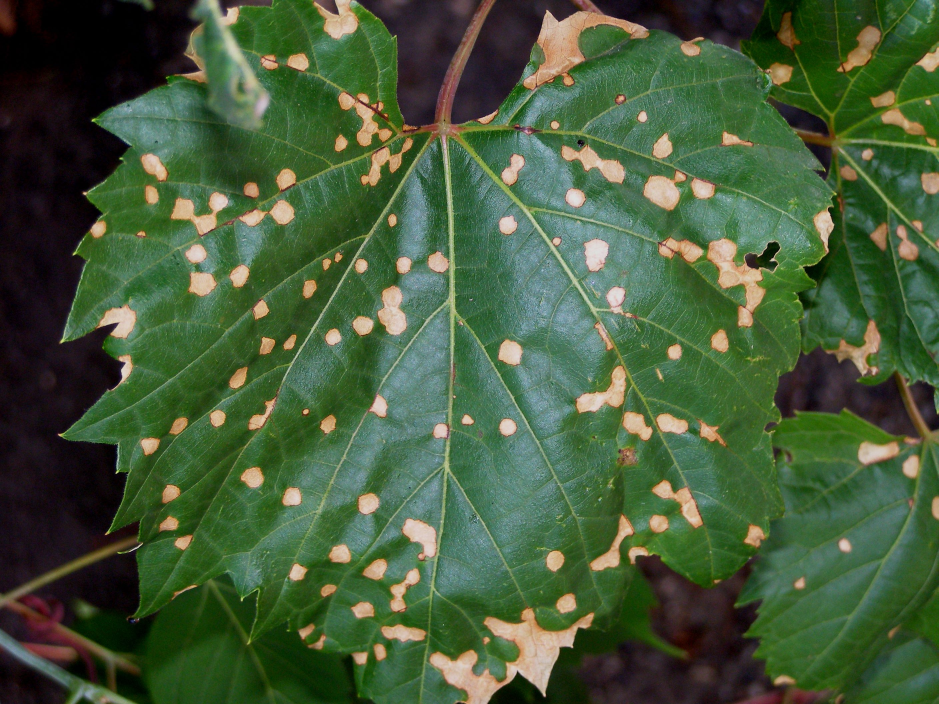
//> input picture test_images/test_black_rot1.jpg, 2816 x 2112 px (shown at 1/3 size)
$ ./LeavesDetection test_images/test_black_rot1.jpg   (built with g++ and OpenCV 4)
//> lines starting //> are read from the running program, lines starting //| are printed output that depends on the picture; after the words box and inside, x2 and y2 are one past the last pixel; in counts of white or black regions, pixels touching at a corner belong together
/**
 *  @file    LeavesDetection.cpp
 *  @author  Samuel Asselin
 *  @date    19/12/2017
 *  @version 1.0
 *
 *  @brief Detect mildiou, black rot or holes on leaves
 *
 *  @section DESCRIPTION
 *
 *  This is a little program that receives an image as input
 *  and uses thresholding to determine if the leaves contain
 *	either mildiou or black rot.
 *
 *  TODO:
 *		- Do something if there is a problem on the leaves.
 *		- Detect holes with border detection.
 *
 */

#include <opencv2/opencv.hpp>
#include <vector>

#define IMG_WIDTH	300
#define	IMG_HEIGHT	300
#define	IMG_FILE	"img_temp.png"
#define	MSK_FILE	"mask_temp.png"
#define COMPRESSION_LEVEL	9 // that's compression level, 0 == none, 9 == full

using namespace cv;

int main( int argc, char** argv )
{

	Mat image;	// Source image array
	Mat hsv;
	Mat mask;

	std::vector<int> params;
	params.push_back(CV_IMWRITE_PNG_COMPRESSION);
	params.push_back(COMPRESSION_LEVEL);

	char* imageName = argv[1];

	image = imread( imageName, CV_LOAD_IMAGE_COLOR );
//> image is the input picture: 2112 rows x 2816 cols, CV_8UC3; mean B, G, R 58.4, 91.1, 69.1

	// If no image was found
	if( argc != 2 || !image.data )
	{
		printf( " No image was found \n " );
		return -1;
	}

	// We resize the image to 300x300
	Size size(IMG_WIDTH,IMG_HEIGHT);
	resize(image,image,size);//resize image
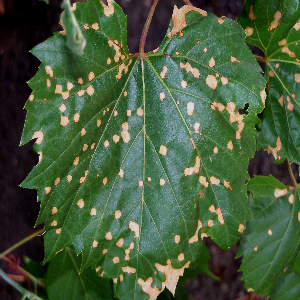
//> image: 300 rows x 300 cols, CV_8UC3; mean B, G, R 58.3, 91, 69

	// Gaussian low-pass filter of size 7x7
	//GaussianBlur( image1, image1, Size( 7, 7 ), 0, 0 );

	// We change image space from RGB to HSV
	cvtColor(image,hsv,COLOR_BGR2HSV);
//> hsv: 300 rows x 300 cols, CV_8UC3; mean H, S, V 65.6, 126.2, 96.3

	// H(0-255) S(0-50) V(0-255)
	inRange(hsv,Scalar(0,0,0),Scalar(255,50,255),mask);
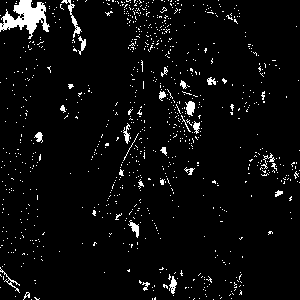
//> mask: 300 rows x 300 cols, CV_8UC1; 4.4% white; 894 white regions (866 under 20 px), largest, box (x1, y1, x2, y2) and area: (0, 0, 50, 39) 918, (61, 0, 82, 38) 147, (185, 101, 195, 116) 100

	imwrite(MSK_FILE,mask,params);

	bitwise_not (mask,mask);

	image.setTo(Scalar(0,0,0),mask);
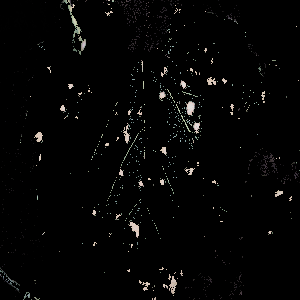
//> image: 300 rows x 300 cols, CV_8UC3; mean B, G, R 4.3, 4.6, 4.7

	imwrite(IMG_FILE,image, params);

	return 0;

}

$ run again, on test_images/test_mildiou2.jpg
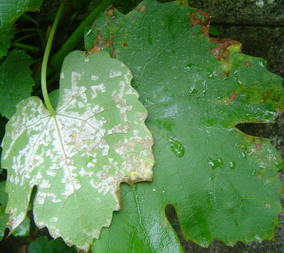
//> input picture test_images/test_mildiou2.jpg, 284 x 253 px
//> image is the input picture: 253 rows x 284 cols, CV_8UC3; mean B, G, R 82.8, 132.1, 92.6
//> hsv: 300 rows x 300 cols, CV_8UC3; mean H, S, V 54.6, 118.1, 132.2
//> `inRange(hsv,Scalar(0,0,0),Scalar(255,50,255),mask);`:
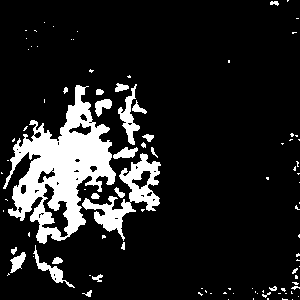
//> mask: 300 rows x 300 cols, CV_8UC1; 13.2% white; 96 white regions (72 under 20 px), largest, box (x1, y1, x2, y2) and area: (3, 85, 116, 244) 7586, (82, 153, 161, 241) 1962, (118, 84, 140, 145) 474
//> `image.setTo(Scalar(0,0,0),mask);`:
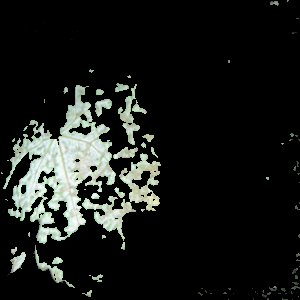
//> image: 300 rows x 300 cols, CV_8UC3; mean B, G, R 25.4, 28, 25.5
